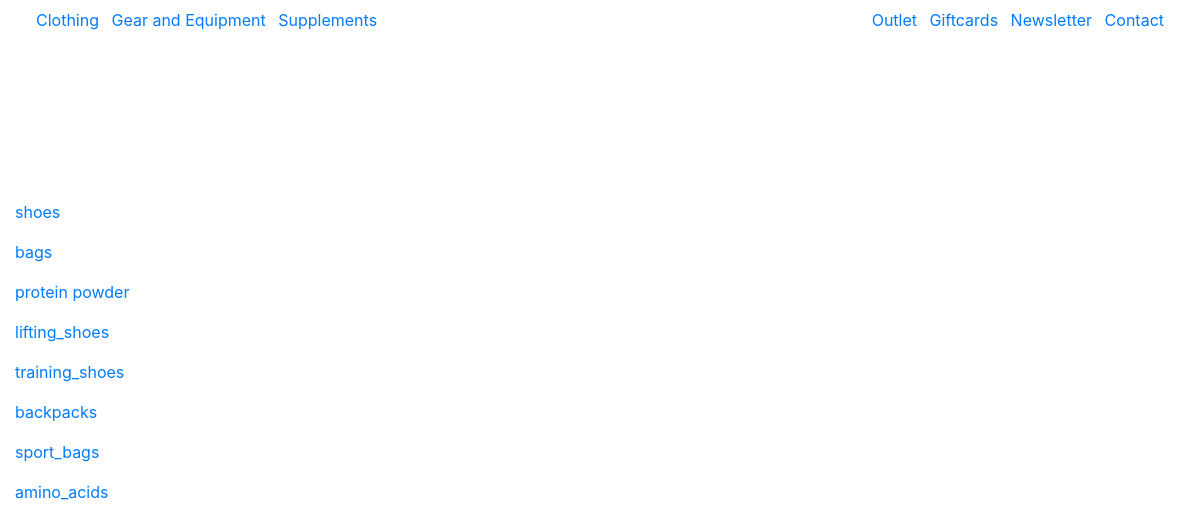
Screenshot of /products/ with the database file from the repository.
### products/models.py (models this page shows, shortened)
class Category(models.Model):
    class Meta:
        verbose_name_plural = 'Categories'
    name = models.CharField(max_length=254)
    friendly_name = models.CharField(max_length=254, null=True, blank=True)
    domain = models.ForeignKey('Domain', null=True, blank=True,
                               on_delete=models.SET_NULL)
    parent = models.ForeignKey('self',
                               null=True,
                               blank=True,
                               on_delete=models.SET_NULL)
    is_parent = models.BooleanField(default=False)

### products/views.py (the view, shortened to what this page needs)
# urls.py: path('', views.ProductView.as_view(), name='products'),
class ProductView(View):
    def get(self, request, *args, **kwargs):
        categories = Category.objects.all()
        products = None
        parent = None
        category_nav = None
        if 'q' in request.GET:
            q = request.GET['q']
        return render(request, 'products/products.html',
                      {
                        'products': products,
                        'categories': categories,
                        'category_nav': category_nav,
                        'parent': parent,
                        })

### products/templates/products/products.html (shortened to what this page needs)
{% extends "base.html" %}
{% load static %}
{% block content %}
    <div class="container-fluid mt-custom-200">
        <div class="row">
            <div class="col-12 col-md-2">
                {% if categories.count > 0 %}
                    {% for category in categories %}
                        <p>
                            <a href="{% url 'products' %}?category={{ category.pk }}">{{ category.name }}</a>
                        </p>
                    {% endfor %}
                {% endif %}
            </div>
        </div>
    </div>
{% endblock %}

### static/css/base.css (style rules this page uses)
.mt-custom-200 { margin-top: 200px; }

### rows the page displays
Category: name "shoes"
Category: name "bags"
Category: name "protein powder"
Category: name "lifting_shoes"
Category: name "training_shoes"
Category: name "backpacks"
Category: name "sport_bags"
Category: name "amino_acids"
